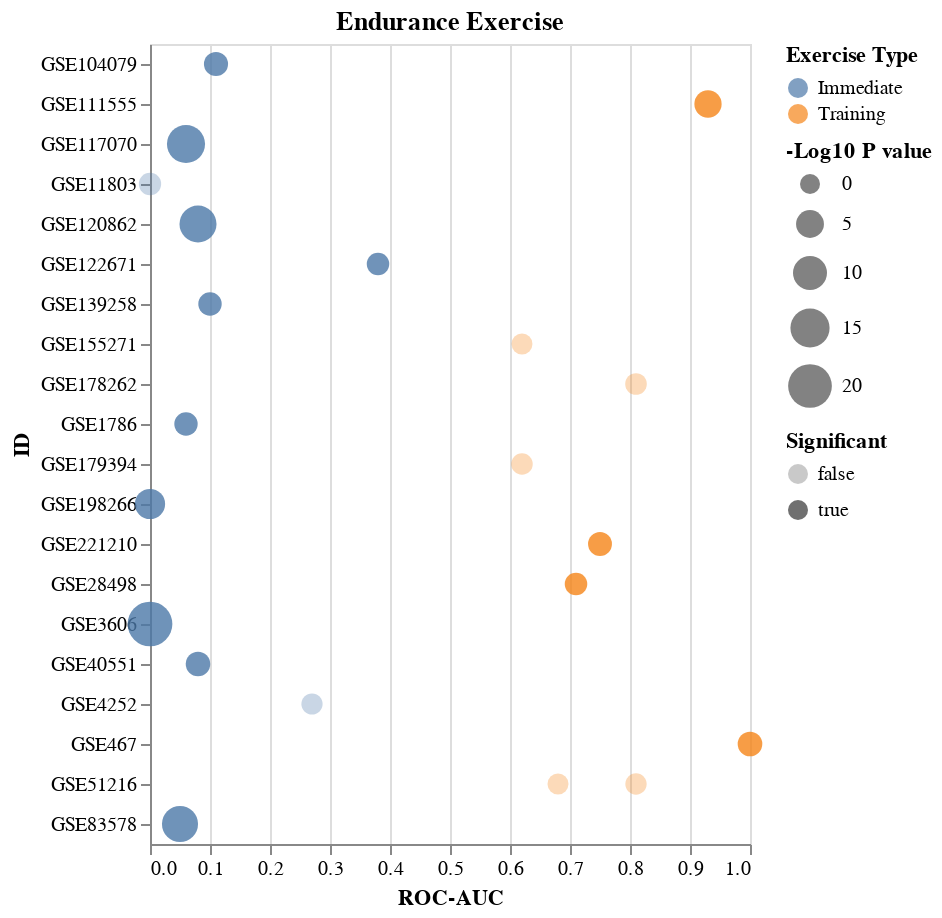

The notebook cell this image was saved under:
### Code cell
#endurLst=list(data2[data2['Exercise Type']=='Aerobic/Endurance'].index)
endurLst=['GSE104079','GSE111555','GSE117070','GSE11803','GSE120862',
          'GSE122671','GSE139258','GSE155271','GSE198266','GSE4252',
          'GSE1786','GSE178262','GSE179394','GSE221210','GSE28498',
          'GSE3606','GSE40551','GSE467','GSE51216','GSE83578']
saveName='./Files/Figs/MacrophageExerciseDotPlot_Endurance_Training_log10Pval.svg'
title='Endurance Exercise'
dfIn=df.loc[endurLst]

chart=makeDotPlot(dfIn,saveName=saveName,title=title,rev=False,save=save)
chart

### Figure 1 — Vega-Lite specification as saved in the notebook (floating-point values rounded to 4 significant figures)
{"config": {"view": {"continuousWidth": 300, "continuousHeight": 300}}, "data": {"name": "data-5f318529816d500bf217c842ae83dcc8"}, "mark": {"type": "circle"}, "encoding": {"color": {"field": "Exercise Type", "type": "nominal"}, "opacity": {"field": "Significant", "type": "nominal"}, "size": {"field": "-Log10 P value", "scale": {"range": [100, 500], "reverse": false}, "type": "quantitative"}, "x": {"field": "ROC-AUC", "scale": {"domain": [0, 1]}, "type": "quantitative"}, "y": {"field": "ID", "type": "nominal"}}, "title": "Endurance Exercise", "$schema": "https://vega.github.io/schema/vega-lite/v5.8.0.json", "datasets": {"data-5f318529816d500bf217c842ae83dcc8": [{"ID": "GSE104079", "ROC-AUC": 0.11, "Pval": 0.0039, "Exercise Type": "Immediate", "-Log10 P value": 2.409, "Significant": true}, {"ID": "GSE111555", "ROC-AUC": 0.93, "Pval": 2.96e-05, "Exercise Type": "Training", "-Log10 P value": 4.529, "Significant": true}, {"ID": "GSE117070", "ROC-AUC": 0.06, "Pval": 1.34e-14, "Exercise Type": "Immediate", "-Log10 P value": 13.87, "Significant": true}, {"ID": "GSE11803", "ROC-AUC": 0.0, "Pval": 0.0525, "Exercise Type": "Immediate", "-Log10 P value": 1.28, "Significant": false}, {"ID": "GSE120862", "ROC-AUC": 0.08, "Pval": 1.51e-13, "Exercise Type": "Immediate", "-Log10 P value": 12.82, "Significant": true}, {"ID": "GSE122671", "ROC-AUC": 0.38, "Pval": 0.0399, "Exercise Type": "Immediate", "-Log10 P value": 1.399, "Significant": true}, {"ID": "GSE139258", "ROC-AUC": 0.1, "Pval": 0.011, "Exercise Type": "Immediate", "-Log10 P value": 1.959, "Significant": true}, {"ID": "GSE155271", "ROC-AUC": 0.62, "Pval": 0.329, "Exercise Type": "Training", "-Log10 P value": 0.4828, "Significant": false}, {"ID": "GSE198266", "ROC-AUC": 0.0, "Pval": 1.61e-07, "Exercise Type": "Immediate", "-Log10 P value": 6.793, "Significant": true}, {"ID": "GSE4252", "ROC-AUC": 0.27, "Pval": 0.212, "Exercise Type": "Immediate", "-Log10 P value": 0.6737, "Significant": false}, {"ID": "GSE1786", "ROC-AUC": 0.06, "Pval": 0.0117, "Exercise Type": "Immediate", "-Log10 P value": 1.932, "Significant": true}, {"ID": "GSE178262", "ROC-AUC": 0.81, "Pval": 0.133, "Exercise Type": "Training", "-Log10 P value": 0.8761, "Significant": false}, {"ID": "GSE179394", "ROC-AUC": 0.62, "Pval": 0.15, "Exercise Type": "Training", "-Log10 P value": 0.8239, "Significant": false}, {"ID": "GSE221210", "ROC-AUC": 0.75, "Pval": 0.00548, "Exercise Type": "Training", "-Log10 P value": 2.261, "Significant": true}, {"ID": "GSE28498", "ROC-AUC": 0.71, "Pval": 0.0386, "Exercise Type": "Training", "-Log10 P value": 1.413, "Significant": true}, {"ID": "GSE3606", "ROC-AUC": 0.0, "Pval": 7.27e-22, "Exercise Type": "Immediate", "-Log10 P value": 21.14, "Significant": true}, {"ID": "GSE40551", "ROC-AUC": 0.08, "Pval": 0.00207, "Exercise Type": "Immediate", "-Log10 P value": 2.684, "Significant": true}, {"ID": "GSE467", "ROC-AUC": 1.0, "Pval": 0.00187, "Exercise Type": "Training", "-Log10 P value": 2.728, "Significant": true}, {"ID": "GSE51216", "ROC-AUC": 0.68, "Pval": 0.302, "Exercise Type": "Training", "-Log10 P value": 0.52, "Significant": false}, {"ID": "GSE51216", "ROC-AUC": 0.81, "Pval": 0.191, "Exercise Type": "Training", "-Log10 P value": 0.719, "Significant": false}, {"ID": "GSE83578", "ROC-AUC": 0.05, "Pval": 1.27e-12, "Exercise Type": "Immediate", "-Log10 P value": 11.9, "Significant": true}]}}
